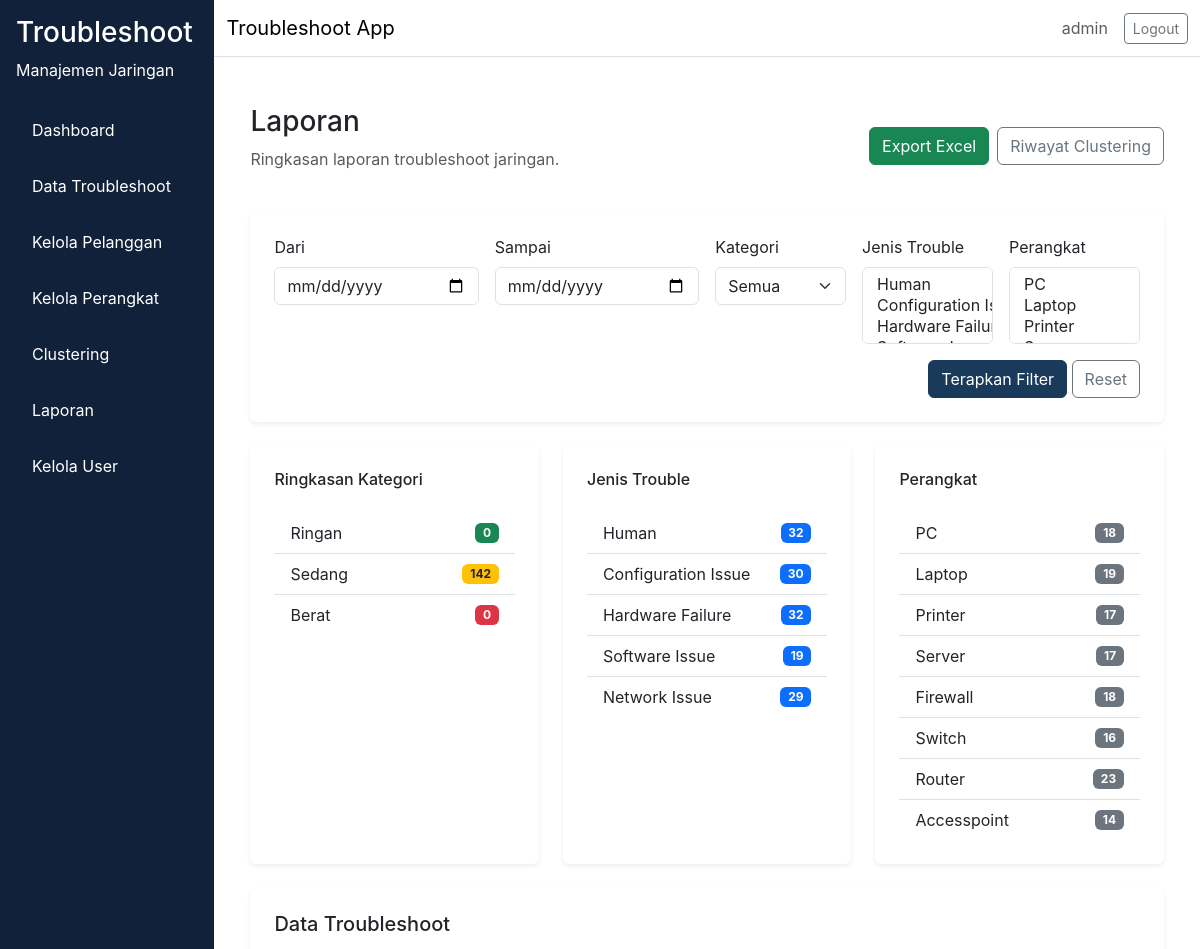
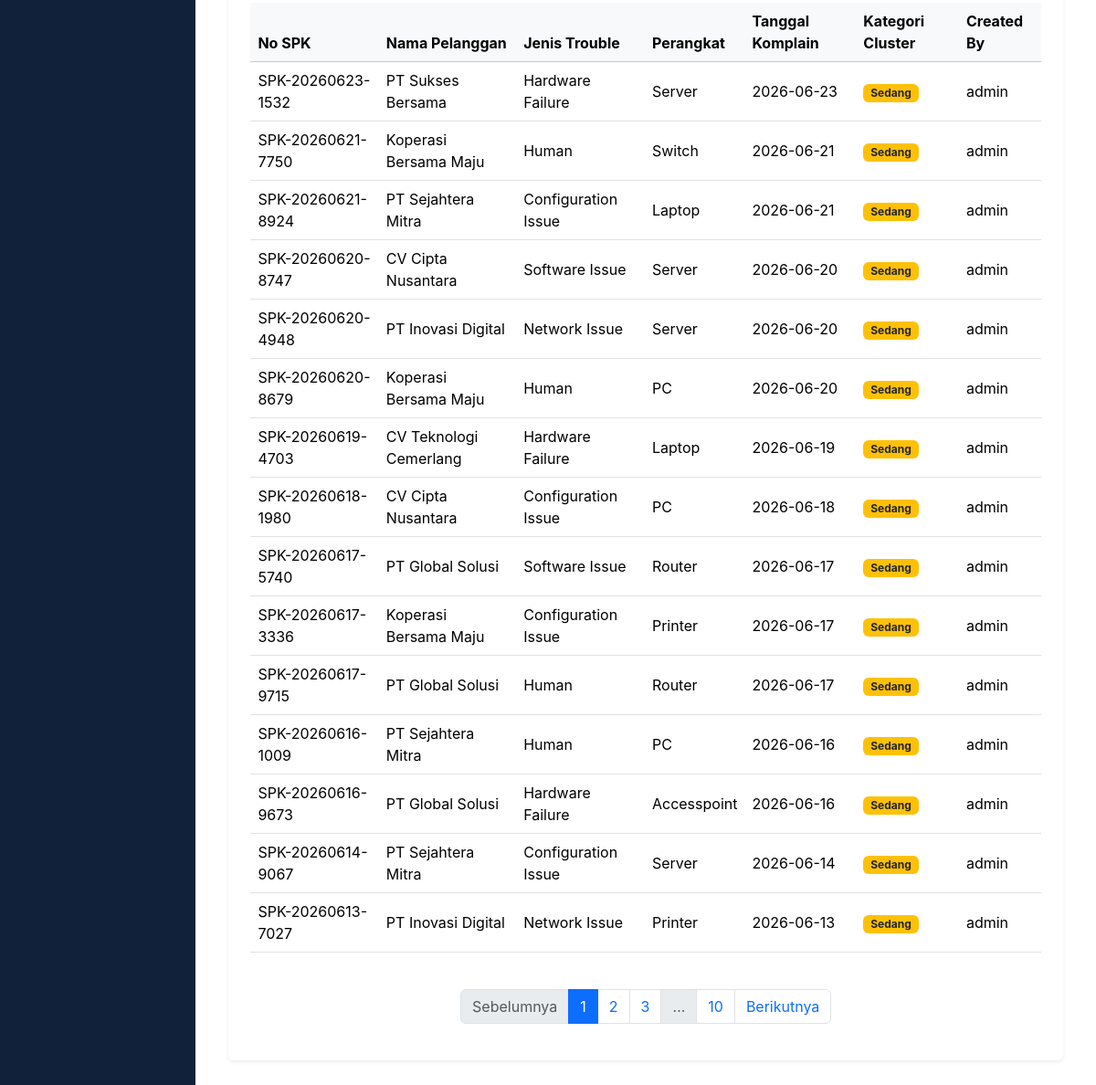
Page /laporan/ (signed in) on the committed database (2 pictures, top to bottom).
### app/models/user.py (models this page shows, shortened)
class User(db.Model, UserMixin):
    __tablename__ = "user"
    id = db.Column(db.Integer, primary_key=True)
    username = db.Column(db.String(64), unique=True, nullable=False)
    email = db.Column(db.String(120), unique=True, nullable=False)
    password_hash = db.Column(db.String(256), nullable=False)
    role = db.Column(db.Enum(RoleEnum), nullable=False, default=RoleEnum.teknisi)
    created_at = db.Column(db.DateTime, server_default=db.func.now(), nullable=False)
    is_active = db.Column(db.Boolean, default=True, nullable=False)

### app/models/troubleshoot.py (models this page shows, shortened)
class Troubleshoot(db.Model):
    __tablename__ = "troubleshoot"
    id = db.Column(db.Integer, primary_key=True)
    no_spk = db.Column(db.String(80), unique=True, nullable=False)
    nama_pelanggan = db.Column(db.String(150), nullable=False)
    informasi_trouble = db.Column(db.Text, nullable=False)
    jenis_trouble = db.Column(db.Enum(JenisTroubleEnum), nullable=False)
    perangkat = db.Column(db.Enum(PerangkatEnum), nullable=False)
    service = db.Column(db.Enum(ServiceEnum), nullable=False)
    tanggal_komplain = db.Column(db.DateTime, nullable=False)
    selesai_pengerjaan = db.Column(db.DateTime, nullable=True)
    durasi_pengerjaan = db.Column(db.Integer, nullable=True)
    keterangan_action = db.Column(db.Text, nullable=True)
    cluster_id = db.Column(db.Integer, nullable=True)
    kategori_cluster = db.Column(db.Enum(KategoriClusterEnum), nullable=True)
    assigned_to = db.Column(db.Integer, db.ForeignKey("user.id"), nullable=True)
    status = db.Column(db.Enum(StatusTroubleEnum), nullable=False, default=StatusTroubleEnum.Pending)
    pelanggan_id = db.Column(db.Integer, db.ForeignKey("pelanggan.id"), nullable=True)
    perangkat_id = db.Column(db.Integer, db.ForeignKey("perangkat.id"), nullable=True)
    created_by = db.Column(db.Integer, db.ForeignKey("user.id"), nullable=False)
    created_at = db.Column(db.DateTime, server_default=db.func.now(), nullable=False)
    updated_at = db.Column(db.DateTime, server_default=db.func.now(), onupdate=db.func.now(), nullable=False)
    user = db.relationship("User", backref=db.backref("troubleshoots", lazy="dynamic"), lazy="select", foreign_keys=[created_by])
    assigned_user = db.relationship("User", backref=db.backref("assigned_troubleshoots", lazy="dynamic"), lazy="select", foreign_keys=[assigned_to])

### app/routes/laporan.py (the view)
@laporan_bp.route("/")
@login_required
def index():
    query = build_filter(Troubleshoot.query)
    page = request.args.get("page", 1, type=int)
    pagination = query.order_by(Troubleshoot.created_at.desc()).paginate(page=page, per_page=15)
    rows = pagination.items
    summary = {
        "kategori": {
            "Ringan": query.filter(Troubleshoot.kategori_cluster == KategoriClusterEnum.Ringan).count(),
            "Sedang": query.filter(Troubleshoot.kategori_cluster == KategoriClusterEnum.Sedang).count(),
            "Berat": query.filter(Troubleshoot.kategori_cluster == KategoriClusterEnum.Berat).count(),
        },
        "jenis": {},
        "perangkat": {},
    }
    jenis_options = ["Human", "Configuration Issue", "Hardware Failure", "Software Issue", "Network Issue"]
    perangkat_options = ["PC", "Laptop", "Printer", "Server", "Firewall", "Switch", "Router", "Accesspoint"]
    for jenis in jenis_options:
        try:
            summary["jenis"][jenis] = query.filter(Troubleshoot.jenis_trouble == JenisTroubleEnum[jenis.replace(" ", "_")]).count()
        except KeyError:
            summary["jenis"][jenis] = 0
    for perangkat in perangkat_options:
        try:
            summary["perangkat"][perangkat] = query.filter(Troubleshoot.perangkat == PerangkatEnum[perangkat]).count()
        except KeyError:
            summary["perangkat"][perangkat] = 0
    clustering_rows = ClusterHistory.query.order_by(ClusterHistory.tanggal_clustering.desc()).all()
    preserved_args = {k: v for k, v in request.args.to_dict(flat=False).items() if k != "page"}
    export_url = url_for("laporan.export_excel", **preserved_args)
    query_string = urlencode([(key, value) for key, values in preserved_args.items() for value in values])
    return render_template(
        "laporan/index.html",
        pagination=pagination,
        rows=rows,
        summary=summary,
        jenis_options=jenis_options,
        perangkat_options=perangkat_options,
        clustering_rows=clustering_rows,
        export_url=export_url,
        selected_kategori=request.args.get("kategori", "Semua"),
        selected_jenis=request.args.getlist("jenis"),
        selected_perangkat=request.args.getlist("perangkat"),
        dari=request.args.get("dari", ""),
        sampai=request.args.get("sampai", ""),
        query_string=query_string,
    )

### app/__init__.py (called while the page is built)
def load_user(user_id):
    return User.query.get(int(user_id))

### app/templates/laporan/index.html (shortened to what this page needs)
{% extends "base.html" %}
{% block content %}
<div class="container-fluid">
  <div class="d-flex flex-column flex-md-row align-items-md-center justify-content-between mb-4 gap-3">
    <div>
      <h1 class="h3">Laporan</h1>
      <p class="text-muted">Ringkasan laporan troubleshoot jaringan.</p>
    </div>
    <div class="d-flex gap-2 flex-wrap">
      <a href="{{ export_url }}" class="btn btn-success">Export Excel</a>
      <a href="{{ url_for('laporan.riwayat_cluster') }}" class="btn btn-outline-secondary">Riwayat Clustering</a>
    </div>
  </div>
  <div class="card shadow-sm p-4 mb-4">
    <form method="GET" class="row g-3">
      <div class="col-md-3">
        <label class="form-label">Dari</label>
        <input type="date" name="dari" class="form-control" value="{{ dari }}">
      </div>
      <div class="col-md-3">
        <label class="form-label">Sampai</label>
        <input type="date" name="sampai" class="form-control" value="{{ sampai }}">
      </div>
      <div class="col-md-2">
        <label class="form-label">Kategori</label>
        <select name="kategori" class="form-select">
          <option value="Semua" {% if selected_kategori == 'Semua' %}selected{% endif %}>Semua</option>
        </select>
      </div>
      <div class="col-md-2">
        <label class="form-label">Jenis Trouble</label>
        <select name="jenis" class="form-select" multiple size="3">
          {% for jenis in jenis_options %}
          <option value="{{ jenis }}" {% if jenis in selected_jenis %}selected{% endif %}>{{ jenis }}</option>
          {% endfor %}
        </select>
      </div>
      <div class="col-md-2">
        <label class="form-label">Perangkat</label>
        <select name="perangkat" class="form-select" multiple size="3">
          {% for perangkat in perangkat_options %}
          <option value="{{ perangkat }}" {% if perangkat in selected_perangkat %}selected{% endif %}>{{ perangkat }}</option>
          {% endfor %}
        </select>
      </div>
      <div class="col-md-12 text-end">
        <button type="submit" class="btn btn-primary">Terapkan Filter</button>
        <a href="{{ url_for('laporan.index') }}" class="btn btn-outline-secondary">Reset</a>
      </div>
    </form>
  </div>
  <div class="row g-4 mb-4">
    <div class="col-md-4">
      <div class="card shadow-sm p-4 h-100">
        <h6>Ringkasan Kategori</h6>
        <ul class="list-group list-group-flush mt-3">
          <li class="list-group-item d-flex justify-content-between align-items-center">
            Ringan
            <span class="badge bg-success">{{ summary.kategori.Ringan or 0 }}</span>
          </li>
          <li class="list-group-item d-flex justify-content-between align-items-center">
            Sedang
            <span class="badge bg-warning text-dark">{{ summary.kategori.Sedang or 0 }}</span>
          </li>
          <li class="list-group-item d-flex justify-content-between align-items-center">
            Berat
            <span class="badge bg-danger">{{ summary.kategori.Berat or 0 }}</span>
          </li>
        </ul>
      </div>
    </div>
    <div class="col-md-4">
      <div class="card shadow-sm p-4 h-100">
        <h6>Jenis Trouble</h6>
        <ul class="list-group list-group-flush mt-3">
          {% for jenis, jumlah in summary.jenis.items() %}
          <li class="list-group-item d-flex justify-content-between align-items-center">
            {{ jenis }}
            <span class="badge bg-primary">{{ jumlah }}</span>
          </li>
          {% endfor %}
        </ul>
      </div>
    </div>
    <div class="col-md-4">
      <div class="card shadow-sm p-4 h-100">
        <h6>Perangkat</h6>
        <ul class="list-group list-group-flush mt-3">
          {% for perangkat, jumlah in summary.perangkat.items() %}
          <li class="list-group-item d-flex justify-content-between align-items-center">
            {{ perangkat }}
            <span class="badge bg-secondary">{{ jumlah }}</span>
          </li>
          {% endfor %}
        </ul>
      </div>
    </div>
  </div>
  <div class="card shadow-sm p-4 mb-4">
    <h5 class="mb-3">Data Troubleshoot</h5>
    <div class="table-responsive">
      <table class="table table-hover align-middle">
        <thead class="table-light">
          <tr>
            <th>No SPK</th>
            <th>Nama Pelanggan</th>
            <th>Jenis Trouble</th>
            <th>Perangkat</th>
            <th>Tanggal Komplain</th>
            <th>Kategori Cluster</th>
            <th>Created By</th>
          </tr>
        </thead>
        <tbody>
          {% for item in rows %}
          <tr>
            <td>{{ item.no_spk }}</td>
            <td>{{ item.nama_pelanggan }}</td>
            <td>{{ item.jenis_trouble.value }}</td>
            <td>{{ item.perangkat.value }}</td>
            <td>{{ item.tanggal_komplain.strftime('%Y-%m-%d') if item.tanggal_komplain else '-' }}</td>
            <td>
              {% if item.kategori_cluster %}
                <span class="badge bg-{{ 'success' if item.kategori_cluster.value == 'Ringan' else 'warning text-dark' if item.kategori_cluster.value == 'Sedang' else 'danger' }}">
                  {{ item.kategori_cluster.value }}
                </span>
              {% else %}
                <span class="text-muted">-</span>
              {% endif %}
            </td>
            <td>{{ item.user.username if item.user else '-' }}</td>
          </tr>
          {% else %}
          <tr>
            <td colspan="7" class="text-center text-muted">Tidak ada data.</td>
          </tr>
          {% endfor %}
        </tbody>
      </table>
    </div>
    <nav aria-label="Pagination">
      <ul class="pagination justify-content-center mt-4">
        {% set qs = query_string %}
        {% if pagination.has_prev %}
          <li class="page-item">
            <a class="page-link" href="?page={{ pagination.prev_num }}{% if qs %}&{{ qs }}{% endif %}">Sebelumnya</a>
          </li>
        {% else %}
          <li class="page-item disabled"><span class="page-link">Sebelumnya</span></li>
        {% endif %}
        {% for page_num in pagination.iter_pages(left_edge=1, right_edge=1, left_current=2, right_current=2) %}
          {% if page_num %}
          <li class="page-item {% if page_num == pagination.page %}active{% endif %}">
            <a class="page-link" href="?page={{ page_num }}{% if qs %}&{{ qs }}{% endif %}">{{ page_num }}</a>
          </li>
          {% else %}
          <li class="page-item disabled"><span class="page-link">…</span></li>
          {% endif %}
        {% endfor %}
        {% if pagination.has_next %}
          <li class="page-item">
            <a class="page-link" href="?page={{ pagination.next_num }}{% if qs %}&{{ qs }}{% endif %}">Berikutnya</a>
          </li>
        {% else %}
          <li class="page-item disabled"><span class="page-link">Berikutnya</span></li>
        {% endif %}
      </ul>
    </nav>
  </div>
</div>
{% endblock %}

### app/templates/base.html (shortened to what this page needs)
<!doctype html>
<html lang="en">
  <head>
    <link href="https://cdn.jsdelivr.net/npm/bootstrap@5.3.2/dist/css/bootstrap.min.css" rel="stylesheet">
    <link rel="stylesheet" href="{{ url_for('static', filename='css/style.css') }}">
  </head>
  <body>
    <div class="d-flex min-vh-100 bg-light">
      {% if current_user.is_authenticated %}
      <nav class="sidebar p-3">
        <div class="sidebar-header mb-4 text-white">
          <h3>Troubleshoot</h3>
          <p>Manajemen Jaringan</p>
        </div>
        <ul class="nav flex-column">
          <li class="nav-item mb-2">
            <a class="nav-link text-white" href="{{ url_for('dashboard.index') }}">Dashboard</a>
          </li>
          {% if current_user.role.value == 'teknisi' %}
            <li class="nav-item mb-2">
              <a class="nav-link text-white" href="{{ url_for('troubleshoot.my_tasks') }}">Task Saya</a>
            </li>
          {% else %}
            <li class="nav-item mb-2">
              <a class="nav-link text-white" href="{{ url_for('troubleshoot.index') }}">Data Troubleshoot</a>
            </li>
            <li class="nav-item mb-2">
              <a class="nav-link text-white" href="{{ url_for('pelanggan.index') }}">Kelola Pelanggan</a>
            </li>
            <li class="nav-item mb-2">
              <a class="nav-link text-white" href="{{ url_for('pelanggan.perangkat_index') }}">Kelola Perangkat</a>
            </li>
            {% if current_user.role.value in ['admin', 'manajer'] %}
            <li class="nav-item mb-2">
              <a class="nav-link text-white" href="{{ url_for('clustering.index') }}">Clustering</a>
            </li>
            {% endif %}
            <li class="nav-item mb-2">
              <a class="nav-link text-white" href="{{ url_for('laporan.index') }}">Laporan</a>
            </li>
          {% endif %}
          {% if current_user.role.value == 'admin' %}
          <li class="nav-item mb-2">
            <a class="nav-link text-white" href="{{ url_for('admin.users') }}">Kelola User</a>
          </li>
          {% endif %}
        </ul>
      </nav>
      {% endif %}
      <div class="flex-grow-1 d-flex flex-column">
        <nav class="navbar navbar-expand-lg navbar-light bg-white border-bottom">
          <div class="container-fluid">
            <div class="navbar-brand mb-0">Troubleshoot App</div>
            <div class="d-flex align-items-center gap-3">
              {% if current_user.is_authenticated %}
              <span class="text-muted">{{ current_user.username }}</span>
              <a class="btn btn-outline-secondary btn-sm" href="{{ url_for('auth.logout') }}">Logout</a>
              {% endif %}
            </div>
          </div>
        </nav>
        <main class="flex-grow-1 p-4 bg-white">
          {% block content %}
          {% endblock %}
        </main>
      </div>
    </div>
  </body>
</html>

### app/static/css/style.css (style rules this page uses)
:root { --primary-color: #1a3a5c; --sidebar-bg: #11213a; --content-bg: #f8f9fa; }
body { margin: 0; font-family: Inter, system-ui, -apple-system, BlinkMacSystemFont, "Segoe UI", sans-serif; background-color: var(--content-bg); }
.sidebar { width: 250px; min-height: 100vh; background-color: var(--sidebar-bg); color: #ffffff; }
.sidebar-header h3, .sidebar-header p, .sidebar .nav-link { color: #ffffff; }
.sidebar .nav-link { padding: 0.75rem 1rem; border-radius: 0.5rem; }
main { background-color: #ffffff; }
.card { border: none; }
.btn-primary { background-color: var(--primary-color); border-color: var(--primary-color); }

### rows in the picture
User: username "admin"
Troubleshoot: no_spk "SPK-20260623-1532", nama_pelanggan "PT Sukses Bersama", jenis_trouble.value "Hardware Failure", perangkat.value "Server", tanggal_komplain "2026-06-23", kategori_cluster.value "Sedang", user "admin"
Troubleshoot: no_spk "SPK-20260621-7750", nama_pelanggan "Koperasi Bersama Maju", jenis_trouble.value "Human", perangkat.value "Switch", tanggal_komplain "2026-06-21", kategori_cluster.value "Sedang", user "admin"
Troubleshoot: no_spk "SPK-20260621-8924", nama_pelanggan "PT Sejahtera Mitra", jenis_trouble.value "Configuration Issue", perangkat.value "Laptop", tanggal_komplain "2026-06-21", kategori_cluster.value "Sedang", user "admin"
Troubleshoot: no_spk "SPK-20260620-8747", nama_pelanggan "CV Cipta Nusantara", jenis_trouble.value "Software Issue", perangkat.value "Server", tanggal_komplain "2026-06-20", kategori_cluster.value "Sedang", user "admin"
Troubleshoot: no_spk "SPK-20260620-4948", nama_pelanggan "PT Inovasi Digital", jenis_trouble.value "Network Issue", perangkat.value "Server", tanggal_komplain "2026-06-20", kategori_cluster.value "Sedang", user "admin"
Troubleshoot: no_spk "SPK-20260620-8679", nama_pelanggan "Koperasi Bersama Maju", jenis_trouble.value "Human", perangkat.value "PC", tanggal_komplain "2026-06-20", kategori_cluster.value "Sedang", user "admin"
Troubleshoot: no_spk "SPK-20260619-4703", nama_pelanggan "CV Teknologi Cemerlang", jenis_trouble.value "Hardware Failure", perangkat.value "Laptop", tanggal_komplain "2026-06-19", kategori_cluster.value "Sedang", user "admin"
Troubleshoot: no_spk "SPK-20260618-1980", nama_pelanggan "CV Cipta Nusantara", jenis_trouble.value "Configuration Issue", perangkat.value "PC", tanggal_komplain "2026-06-18", kategori_cluster.value "Sedang", user "admin"
Troubleshoot: no_spk "SPK-20260617-5740", nama_pelanggan "PT Global Solusi", jenis_trouble.value "Software Issue", perangkat.value "Router", tanggal_komplain "2026-06-17", kategori_cluster.value "Sedang", user "admin"
Troubleshoot: no_spk "SPK-20260617-3336", nama_pelanggan "Koperasi Bersama Maju", jenis_trouble.value "Configuration Issue", perangkat.value "Printer", tanggal_komplain "2026-06-17", kategori_cluster.value "Sedang", user "admin"
Troubleshoot: no_spk "SPK-20260617-9715", nama_pelanggan "PT Global Solusi", jenis_trouble.value "Human", perangkat.value "Router", tanggal_komplain "2026-06-17", kategori_cluster.value "Sedang", user "admin"
Troubleshoot: no_spk "SPK-20260616-1009", nama_pelanggan "PT Sejahtera Mitra", jenis_trouble.value "Human", perangkat.value "PC", tanggal_komplain "2026-06-16", kategori_cluster.value "Sedang", user "admin"
Troubleshoot: no_spk "SPK-20260616-9673", nama_pelanggan "PT Global Solusi", jenis_trouble.value "Hardware Failure", perangkat.value "Accesspoint", tanggal_komplain "2026-06-16", kategori_cluster.value "Sedang", user "admin"
Troubleshoot: no_spk "SPK-20260614-9067", nama_pelanggan "PT Sejahtera Mitra", jenis_trouble.value "Configuration Issue", perangkat.value "Server", tanggal_komplain "2026-06-14", kategori_cluster.value "Sedang", user "admin"
Troubleshoot: no_spk "SPK-20260613-7027", nama_pelanggan "PT Inovasi Digital", jenis_trouble.value "Network Issue", perangkat.value "Printer", tanggal_komplain "2026-06-13", kategori_cluster.value "Sedang", user "admin"

### other values in the picture
{{ summary.kategori.Ringan or 0 }} "0"
{{ summary.kategori.Sedang or 0 }} "142"
{{ summary.kategori.Berat or 0 }} "0"
{{ jenis }} "Human" "Configuration Issue" "Hardware Failure" "Software Issue" "Network Issue"
{{ jumlah }} "32" "30" "32" "19" "29"
{{ perangkat }} "PC" "Laptop" "Printer" "Server" "Firewall" "Switch" "Router" "Accesspoint"
{{ jumlah }} "18" "19" "17" "17" "18" "16" "23" "14"
{{ page_num }} "1" "2" "3" "10"
